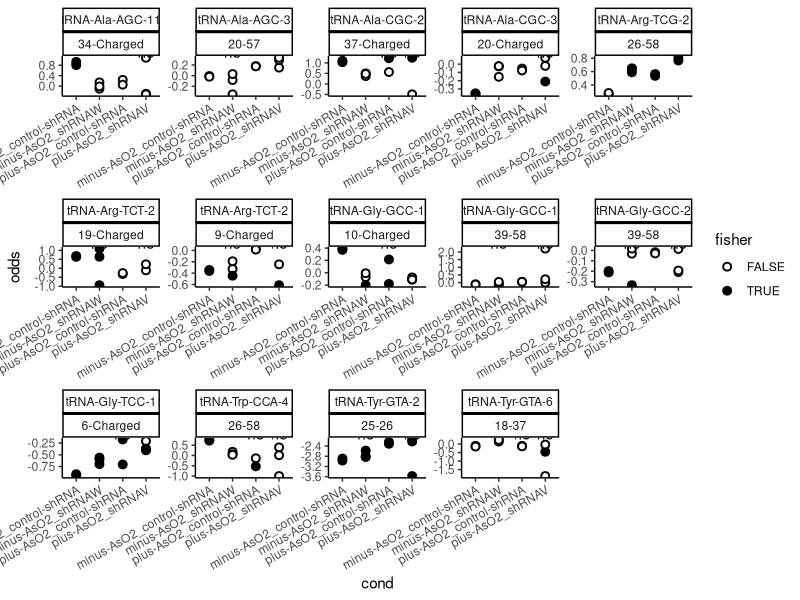

Write R code to recreate this figure. (Note: a time limit stopped this script after it produced the figure.)
library(ggpubr)
library(ggplot2)

# Load data
raw_dataset = read.delim("data/ALKBH1_KD_stress/interdependences_morethan2samples.tsv")

# Reformat
dataset = c()
for (r in rownames(raw_dataset)){
  tempdata = data.frame(row.names = 1:raw_dataset[r,"X.samples"])
  tempdata$reference = substr(raw_dataset[r,"reference"],14,100)
  tempdata$pair = paste0(raw_dataset[r,c("canon_var1","canon_var2")],collapse="-")
  tempdata$cond = raw_dataset[r,"cond"]
  odds = sapply(strsplit(raw_dataset[r,"odds"],"\\[|\\]| ")[[1]], function(x) if (x!=""){as.numeric(x)}else{NA})
  tempdata$odds = odds[!is.na(odds)]
  pval = sapply(strsplit(raw_dataset[r,"pval_cor"],"\\[|\\]| ")[[1]], function(x) if (x!=""){as.numeric(x)}else{NA})
  tempdata$fisher = pval[!is.na(pval)]<0.05
  splitted = strsplit(raw_dataset[r,"reference"],"-")[[1]]
  tempdata$wobble = if(substr(splitted[length(splitted)-1],1,1) %in% c("A","T")){"AT"}else{"GC"}
  tempdata$TC = if(substr(splitted[length(splitted)-1],1,1) %in% "T"){"T"}else if(substr(splitted[length(splitted)-1],1,1) %in% "C"){"C"}else{"AG"}
  tempdata$aa = splitted[length(splitted)-2]
  dataset = rbind(dataset,tempdata)
}
# Remove mitochondrial
dataset = dataset[!grepl("mito",dataset$reference),]

### Differences between conditions ###
diffcond = compare_means(odds ~ cond, data = dataset, group.by = c("pair","reference"),
                         ref.group = "minus-AsO2_control-shRNA", method = "t.test", p.adjust.method="fdr")

# Compute odds ratio fold change
diffcond$FC = apply(diffcond,1,function(x) mean(dataset[(dataset$reference==x["reference"])&(dataset$pair==x["pair"])&(dataset$cond==x["group2"]),"odds"]) - mean(dataset[(dataset$reference==x["reference"])&(dataset$pair==x["pair"])&(dataset$cond==x["group1"]),"odds"]))
sigsubset = diffcond[order(diffcond$p)[1:15],]

# Plot
ggplot(dataset[(apply(dataset[,c("reference","pair")],1,paste0,collapse="_") %in% apply(sigsubset[,c("reference","pair")],1,paste0,collapse="_")),], aes(x=cond, y=odds)) + 
  facet_wrap( ~ reference*pair, ncol=5, scales = "free") +
  geom_point(shape = 21, color="black", stroke=1, size=2, aes(fill = fisher)) +
  scale_fill_manual(values=c("white", "black")) +
  stat_summary(fun.data=mean_sdl, geom="pointrange", color="red") +
  stat_compare_means(ref.group = "minus-AsO2_control-shRNA", method = "t.test", label = "p.signif") +
  theme_classic() +
  theme(axis.text.x = element_text(angle = 30, vjust = 1, hjust=1))
#ggsave("plots/differences_alkbh1_kdstress.pdf",width=15,height=9)

# FOCUS ON CHARGING
chrgsubset = diffcond[sapply(diffcond$pair,function(x) strsplit(x,"-")[[1]][2])=="Charged",]
sigsubset = chrgsubset[order(chrgsubset$p)[1:15],]

# Plot
ggplot(dataset[(apply(dataset[,c("reference","pair")],1,paste0,collapse="_") %in% apply(sigsubset[,c("reference","pair")],1,paste0,collapse="_")),], aes(x=cond, y=odds)) + 
  facet_wrap( ~ reference*pair, ncol=5, scales = "free") +
  geom_point(shape = 21, color="black", stroke=1, size=2, aes(fill = fisher)) +
  scale_fill_manual(values=c("white", "black")) +
  stat_summary(fun.data=mean_sdl, geom="pointrange", color="red") +
  stat_compare_means(ref.group = "minus-AsO2_control-shRNA", method = "t.test", label = "p.signif") +
  theme_classic() +
  theme(axis.text.x = element_text(angle = 30, vjust = 1, hjust=1))
#ggsave("plots/differences_alkbh1_kdstress_charging.pdf",width=15,height=9)


### Differences between wobble positions ###
diffcond = compare_means(odds ~ wobble, data = dataset, group.by = c("pair","aa","cond"),
                         method = "t.test", p.adjust.method="fdr")

# Focus on charging
chrgsubset = diffcond[sapply(diffcond$pair,function(x) strsplit(x,"-")[[1]][2])=="Charged",]

# Plot per AA family
ggplot(dataset[(apply(dataset[,c("aa","pair")],1,paste0,collapse="_") %in% apply(chrgsubset[,c("aa","pair")],1,paste0,collapse="_")),], aes(x=cond, y=odds, fill=wobble)) + 
  facet_wrap( ~ aa*pair, ncol=6, scales = "free") +
  geom_boxplot(lwd=0.5, notch=F, outlier.shape = NA , na.rm=T,alpha=0.2, 
               position = position_dodge(width=0.9)) +
  geom_jitter(na.rm=T , alpha=0.5, size=1, aes(color = wobble),position=position_jitterdodge(dodge.width=0.9)) +
  stat_compare_means(method = "t.test", label = "p.signif") +
  theme_classic() +
  theme(axis.text.x = element_text(angle = 30, vjust = 1, hjust=1))
ggsave("plots/differences_alkbh1_kdstress_wobble_AAfamilies.pdf",width=16,height=30)

subdataset = dataset[dataset$TC %in% c("C","T"),]
ggplot(subdataset[(apply(subdataset[,c("aa","pair")],1,paste0,collapse="_") %in% apply(chrgsubset[,c("aa","pair")],1,paste0,collapse="_")),], aes(x=cond, y=odds, fill=TC)) + 
  facet_wrap( ~ aa*pair, ncol=6, scales = "free") +
  geom_boxplot(lwd=0.5, notch=F, outlier.shape = NA , na.rm=T,alpha=0.2, 
               position = position_dodge(width=0.9)) +
  geom_jitter(na.rm=T , alpha=0.5, size=1, aes(color = TC),position=position_jitterdodge(dodge.width=0.9)) +
  stat_compare_means(method = "t.test", label = "p.signif") +
  theme_classic() +
  theme(axis.text.x = element_text(angle = 30, vjust = 1, hjust=1))
ggsave("plots/differences_alkbh1_kdstress_TvsC_AAfamilies.pdf",width=16,height=30)
